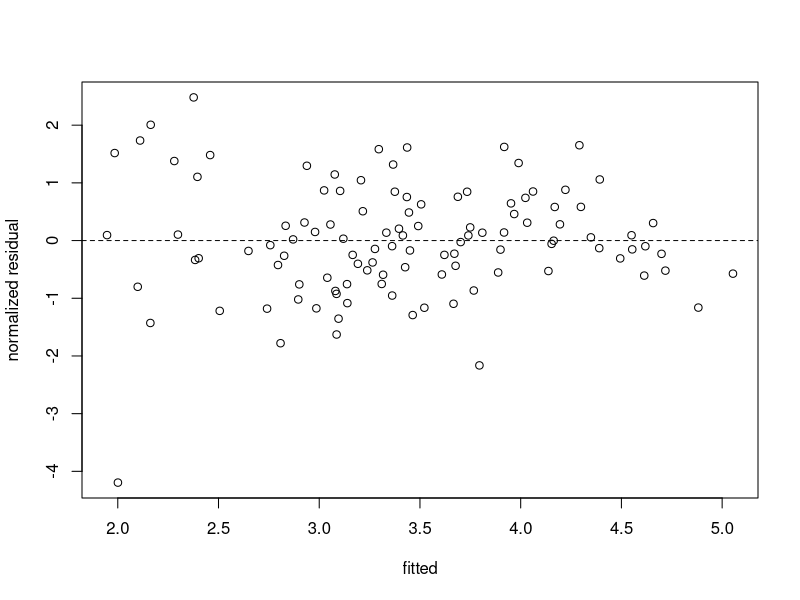

Reproduce this figure in R.
#' ---
#' title: "Session 27 — gamm(): the $gam and $lme parts, and correlated residuals"
#' subtitle: "Statistical Modelling (BAM), IE University"
#' author: "Prof. Dae-Jin Lee (daelee@faculty.ie.edu)"
#' date: "Spring 2027"
#' output: html_document
#' ---
#' 
## ----setup, include = FALSE---------------------------------------------------
knitr::opts_chunk$set(echo = TRUE, message = FALSE, warning = FALSE,
                      fig.width = 7, fig.height = 4)

#' 
## ----packages-----------------------------------------------------------------
library(mgcv)
library(nlme)

#' 
#' ## 1. What `gamm()` returns
#' 
## ----components---------------------------------------------------------------
ox <- as.data.frame(nlme::Oxboys)
ox$Subject <- factor(as.character(ox$Subject))
g2 <- gamm(height ~ s(age), random = list(Subject = ~ 1 + age), data = ox, method = "REML")
names(g2)
class(g2$gam); class(g2$lme)
summary(g2$gam)$s.table          # smooth terms: use $gam
VarCorr(g2$lme)                  # variance components: use $lme
logLik(g2$lme)                   # likelihood-based comparisons: use $lme

#' 
#' In `VarCorr(g2$lme)` the smooth `s(age)` appears as the block `Xr` of a
#' dummy group `g`: its penalized coefficients are random effects with one
#' common variance.
#' 
#' ## 2. Serial correlation in daily ozone: `corAR1`
#' 
## ----ar1----------------------------------------------------------------------
aq <- airquality
aq$day <- seq_len(nrow(aq))      # day of season, 1 = 1 May
aq <- na.omit(aq)
f <- log(Ozone) ~ s(Solar.R) + s(Wind) + s(Temp)
m0  <- gamm(f, data = aq, method = "REML")
mar <- gamm(f, data = aq, method = "REML", correlation = corAR1(form = ~ day))
mar$lme$modelStruct$corStruct
anova(m0$lme, mar$lme)
round(rbind(independent = summary(m0$gam)$edf, AR1 = summary(mar$gam)$edf), 3)

#' 
#' `corAR1(form = ~ day)` uses the integer day: two observations
#' $\Delta$ days apart have correlation $\phi^{|\Delta|}$, so gaps from missing
#' days are handled.
#' 
## ----gaps---------------------------------------------------------------------
cs <- Initialize(corAR1(0.5, form = ~ day), data = aq[1:6, ])
aq$day[1:6]
round(corMatrix(cs), 3)

#' 
#' Here $\hat\phi = 0.13$ and the likelihood-ratio test gives $p = 0.21$: the
#' weather covariates explain most of the day-to-day dependence.
#' 
#' ## 3. Normalised residuals
#' 
## ----resid--------------------------------------------------------------------
r <- residuals(mar$lme, type = "normalized")
ok <- diff(aq$day) == 1
c(lag1_raw = cor(residuals(m0$lme, type = "normalized")[-nrow(aq)][ok],
                 residuals(m0$lme, type = "normalized")[-1][ok]),
  lag1_ar1 = cor(r[-length(r)][ok], r[-1][ok]))
plot(fitted(mar$lme), r, xlab = "fitted", ylab = "normalized residual"); abline(h = 0, lty = 2)

#' 
#' ## 4. A warning: random effects and AR(1) can compete
#' 
## ----compete------------------------------------------------------------------
ox$occ <- as.integer(ox$Occasion)
gc1 <- gamm(height ~ s(age), random = list(Subject = ~ 1),
            correlation = corAR1(form = ~ occ | Subject), data = ox, method = "REML")
gc1$lme$modelStruct$corStruct
VarCorr(gc1$lme)[c("(Intercept)", "Residual"), ]

#' 
#' With only a random intercept, the AR(1) parameter goes to $\hat\phi\approx1$
#' and the random-intercept variance to almost 0: a nearly constant
#' correlation within a boy can be explained by either. Prefer the structure
#' that matches the design (here random intercepts and slopes) and compare
#' alternatives by AIC from `$lme`.
